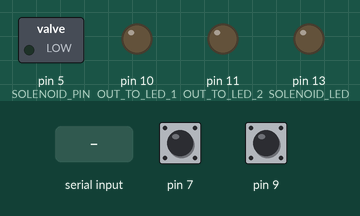
Bench run of a sketch on a simulated Arduino Uno, built with avr-gcc and run on an emulated ATmega328P. On the bench: switched loads named in the sketch (green lamp = pin HIGH), output pins drawn as LEDs (lit = HIGH). The test bench sets the inputs (shaded band); at power-on: pin 7 HIGH, pin 9 HIGH. Random numbers use the default seed unless the sketch sets one; what the sketch prints to the serial monitor is not drawn.

Above: at 1.2 s.
1.3 s: "S" received over Serial
2.8 s: pin 7 pulled LOW for 3.2 s
At 3.8 s:
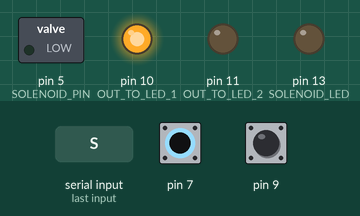
At 5.81 s:
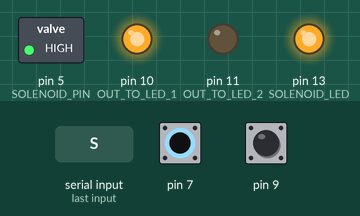
7.5 s: pin 9 pulled LOW for 0.15 s
At 7.58 s:
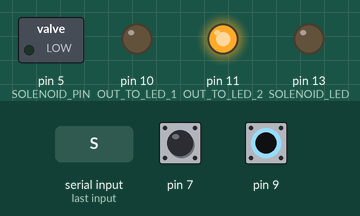
9.1 s: pin 9 pulled LOW for 3.2 s
At 13.4 s:
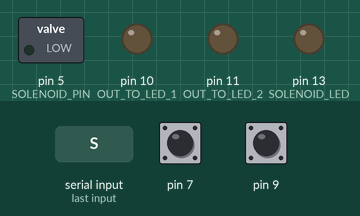
13.8 s: "O" received over Serial
15.3 s: "X" received over Serial
Timing chart, 0 to 17.8 s (numbered marks = the images above; inputs shaded):
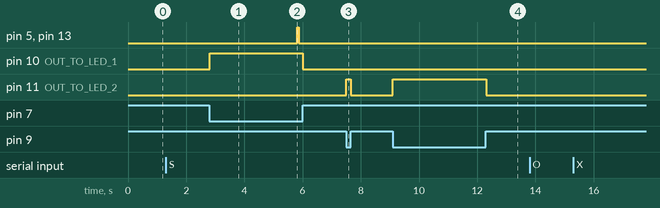

Measured:
- after the input at 2.8 s, pin 5 (SOLENOID_PIN), pin 13 (SOLENOID_LED): LOW → HIGH after 3.0 s, → LOW 0.06 s later; pin 10 (OUT_TO_LED_1): LOW → HIGH at once, → LOW 3.2 s later
- after the input at 7.5 s, pin 11 (OUT_TO_LED_2): LOW → HIGH at once, → LOW 0.15 s later
- after the input at 9.1 s, pin 11 (OUT_TO_LED_2): LOW → HIGH at once, → LOW 3.2 s later

The sketch:

py_integrated_2sensor_reach_opto_BEHAVROOM_mar17.ino
```cpp
#include <CapacitiveSensor.h>

// Configuration and initial setup
const long BAUD = 115200;
bool arduino_doing_things = false;
bool opto_trigger_active = false;

// LED and output pins
const int OUT_TO_LED_1 = 10;
const int OUT_TO_LED_2 = 11;

// Solenoid and LED pins
const int SOLENOID_PIN = 5;
const int SOLENOID_LED = 13;

// opto trigger pin
const int TRIGGER_OPTO = 4;

// Define the send and receive pins for the capacitive sensors
const int SENSOR_SEND_1 = 6;
const int SENSOR_RECEIVE_1 = 7;
const int SENSOR_SEND_2 = 8;
const int SENSOR_RECEIVE_2 = 9;

// Create a CapacitiveSensor object
CapacitiveSensor capSensor_1 = CapacitiveSensor(SENSOR_SEND_1, SENSOR_RECEIVE_1);
CapacitiveSensor capSensor_2 = CapacitiveSensor(SENSOR_SEND_2, SENSOR_RECEIVE_2);

int prev_center_1 = 0;
const int threshold_center_1 = 10;
int prev_center_2 = 0;
const int threshold_center_2 = 15;

// Initialize sensor values
long sensorValue_1 = 0;
long sensorValue_2 = 0;

// Touch sensing variables
bool touch_active = false;
unsigned long touch_start_time = 0;
unsigned long touch_duration = 0;
const int set_touch_duration = 3000;

// Solenoid control variables
bool allow_sol = false;
bool sol_open = false;
unsigned long sol_start_time = 0;
unsigned long sol_duration = 0;
const int set_sol_duration = 55; //msec

//opto control variables
const int chance_opto = 30; //percent chance of opto trial
bool opto_t_on = false;
unsigned long opto_t_start = 0;
unsigned long opto_t_dur = 0;
const int opto_trigger_duration = 10;//msec

// For checking solenoid pin status
int pinState = 0;

void setup() {
  pinMode(OUT_TO_LED_1, OUTPUT);
  pinMode(OUT_TO_LED_2, OUTPUT);
  pinMode(SOLENOID_PIN, OUTPUT);
  pinMode(SOLENOID_LED, OUTPUT);
  pinMode(TRIGGER_OPTO, OUTPUT);
  digitalWrite(SOLENOID_PIN, LOW);
  digitalWrite(SOLENOID_LED, LOW);
  digitalWrite(TRIGGER_OPTO, LOW);

  Serial.begin(BAUD);

  capSensor_1.set_CS_AutocaL_Millis(0xFFFFFFFF);
  capSensor_2.set_CS_AutocaL_Millis(0xFFFFFFFF);
}

void loop() {
  if (Serial.available() > 0) {
    char command = Serial.read();
    if (command == 'S') {
      arduino_doing_things = true;
      Serial.println("Arduino doing things, Arduino started");
      Serial.println("touch duration: " + String(set_touch_duration) + "ms");
      Serial.println("solenoid open for " + String(set_sol_duration) + "ms");
    } else if (command == 'O') {
      arduino_doing_things = true;
      opto_trigger_active = true;
      Serial.println("Arduino doing OPTO things, Arduino started. \n primary arduino uno will send trigger signal to secondary nano. \n nano controls opto duration, frequency, duty cycle, etc. ");
      Serial.println("touch duration: " + String(set_touch_duration) + "ms");
      Serial.println("solenoid open for " + String(set_sol_duration) + "ms");
    } else if (command == 'X') {
      arduino_doing_things = false;
      opto_trigger_active = false;
      allow_sol = false;
      Serial.println("Arduino not doing things, Arduino stopped");
      digitalWrite(OUT_TO_LED_1, LOW);
      digitalWrite(OUT_TO_LED_2, LOW);
      digitalWrite(SOLENOID_PIN, LOW);
      digitalWrite(SOLENOID_LED, LOW);
      digitalWrite(TRIGGER_OPTO, LOW);
    }
  }

  if (arduino_doing_things) {
    sensorValue_1 = capSensor_1.capacitiveSensor(30);
    sensorValue_2 = capSensor_2.capacitiveSensor(30);

    sensorValue_1 = 0.9 * prev_center_1 + 0.1 * sensorValue_1;
    //prev_center_1 = sensorValue_1;
    sensorValue_2 = 0.9 * prev_center_2 + 0.1 * sensorValue_2;
    //prev_center_2 = sensorValue_2;

    Serial.print("bar: ");
    Serial.println(sensorValue_1);
    Serial.print("lick: ");
    Serial.println(sensorValue_2);

    if (sensorValue_1 > threshold_center_1) {
      digitalWrite(OUT_TO_LED_1, HIGH);
    } else {
      digitalWrite(OUT_TO_LED_1, LOW);
    }

    if (sensorValue_2 > threshold_center_2) {
      digitalWrite(OUT_TO_LED_2, HIGH);
    } else {
      digitalWrite(OUT_TO_LED_2, LOW);
    }

    if (sensorValue_1 > threshold_center_1 && !sol_open) {
      if (!touch_active) {
        touch_active = true;
        touch_start_time = millis();
      }
      touch_duration = millis() - touch_start_time;
      if (touch_duration > set_touch_duration && !sol_open) {
        allow_sol = true;
        //if opto session,30% chance to send opto trigger signal to micro
        if (opto_trigger_active && (random(100) < chance_opto)) {
          digitalWrite(TRIGGER_OPTO, HIGH);
          opto_t_start = millis();
          opto_t_on = true;
          Serial.println("Opto trigger signal sent to micro");
          allow_sol = false;
        }
      if (allow_sol){
        //open solenoid (after opto trigger in case there is any delay)
        digitalWrite(SOLENOID_PIN, HIGH);
        digitalWrite(SOLENOID_LED, HIGH);
        sol_start_time = millis();
        sol_open = true;
        Serial.println("Solenoid Activated");

        // Reset touch sensor(1/bar) timer
        touch_start_time = millis();
        touch_duration = 0;
      }
      }
    } else {
      if (touch_active) {
        touch_active = false;
        touch_duration = 0;
      }
    }

    pinState = digitalRead(SOLENOID_PIN);
    Serial.print("Solenoid pin state: ");
    Serial.println(pinState);

    sol_duration = millis() - sol_start_time;
    if ((sol_open) && (sol_duration > set_sol_duration)) {
      digitalWrite(SOLENOID_PIN, LOW);
      digitalWrite(SOLENOID_LED,LOW);
      sol_open = false;
      sol_start_time = millis(); //not necessary
    }

    //turn off opto trigger after opto_trigger_duration
    opto_t_dur = millis() - opto_t_start;
    if (opto_t_on && (opto_t_dur > opto_trigger_duration)) {
      digitalWrite(TRIGGER_OPTO, LOW);
      opto_t_on = false; // end trigger signal
      opto_t_start = millis();//not necessary
      allow_sol=true;
    }

    delay(1);
  }
}
```
